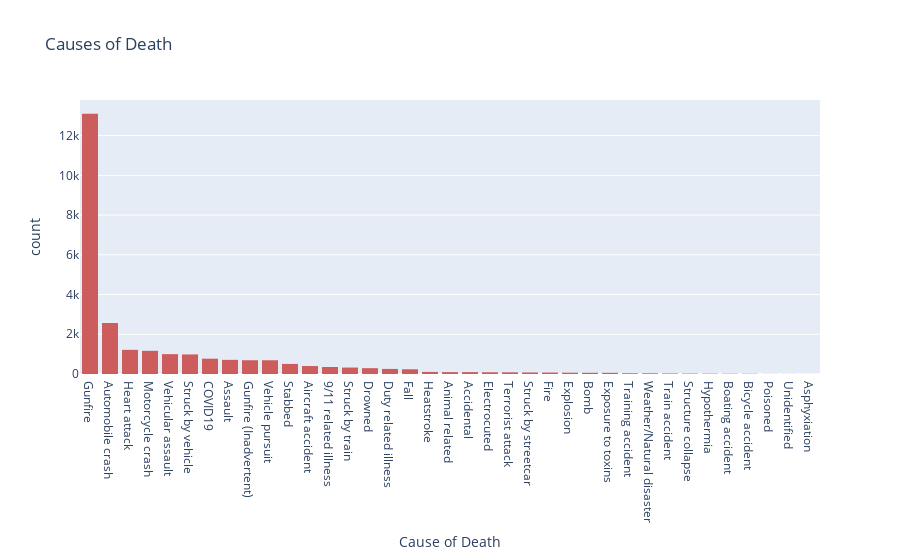

Here is the notebook cell this chart was saved with:
### Code cell
label1 = {'Cause_of_Death' : 'Cause of Death', 'count' : 'Count'}
fig = px.histogram(police, x = 'Cause_of_Death', title = 'Causes of Death', labels = label1, color_discrete_sequence  = c)

fig.update_xaxes(categoryorder = 'total descending')
fig.show()

### Figure 1 — Plotly figure (JSON) as saved in the notebook; plotly's stock layout.template omitted (floating-point values rounded to 4 significant figures; data arrays with more than 128 entries replaced by an {"elided": "..."} marker saying what was removed)
{"data": [{"alignmentgroup": "True", "bingroup": "x", "hovertemplate": "Cause of Death=%{x}<br>count=%{y}<extra></extra>", "legendgroup": "", "marker": {"color": "indianred", "pattern": {"shape": ""}}, "name": "", "offsetgroup": "", "orientation": "v", "showlegend": false, "type": "histogram", "x": {"elided": "26269 str values"}, "xaxis": "x", "yaxis": "y"}], "layout": {"barmode": "relative", "legend": {"tracegroupgap": 0}, "title": {"text": "Causes of Death"}, "xaxis": {"anchor": "y", "categoryorder": "total descending", "domain": [0, 1], "title": {"text": "Cause of Death"}}, "yaxis": {"anchor": "x", "domain": [0, 1], "title": {"text": "count"}}}}
